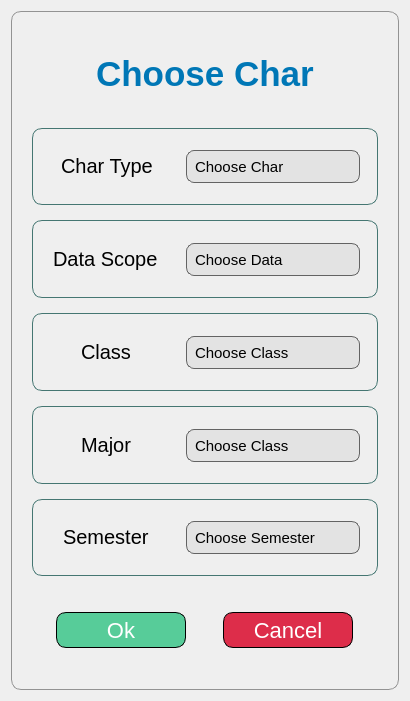
<?xml version="1.0" encoding="UTF-8"?>
<ui version="4.0">
 <class>AddChar</class>
 <widget class="QWidget" name="AddChar">
  <property name="geometry">
   <rect>
    <x>0</x>
    <y>0</y>
    <width>410</width>
    <height>701</height>
   </rect>
  </property>
  <property name="cursor">
   <cursorShape>OpenHandCursor</cursorShape>
  </property>
  <property name="windowTitle">
   <string>Form</string>
  </property>
  <layout class="QGridLayout" name="gridLayout">
   <item row="0" column="0">
    <widget class="QWidget" name="widget" native="true">
     <property name="minimumSize">
      <size>
       <width>100</width>
       <height>0</height>
      </size>
     </property>
     <property name="font">
      <font>
       <weight>75</weight>
       <bold>true</bold>
      </font>
     </property>
     <property name="cursor">
      <cursorShape>ArrowCursor</cursorShape>
     </property>
     <property name="styleSheet">
      <string notr="true">#widget{
background: qlineargradient(
        x1:0, y1:0,
		x2:1, y2:1,
        stop:0 #ade8f4, stop:1 #e4c1f9
    );
border: 1px solid rgb(147, 147, 147);
border-radius: 10px;
}</string>
     </property>
     <layout class="QVBoxLayout" name="verticalLayout">
      <property name="spacing">
       <number>7</number>
      </property>
      <item>
       <widget class="QGroupBox" name="groupBox">
        <property name="minimumSize">
         <size>
          <width>100</width>
          <height>0</height>
         </size>
        </property>
        <property name="styleSheet">
         <string notr="true">border:none;</string>
        </property>
        <property name="title">
         <string/>
        </property>
        <layout class="QVBoxLayout" name="verticalLayout_2">
         <property name="spacing">
          <number>15</number>
         </property>
         <item>
          <widget class="QWidget" name="widget_2" native="true">
           <property name="maximumSize">
            <size>
             <width>16777215</width>
             <height>85</height>
            </size>
           </property>
           <layout class="QVBoxLayout" name="verticalLayout_3">
            <item alignment="Qt::AlignHCenter">
             <widget class="QLabel" name="label">
              <property name="minimumSize">
               <size>
                <width>150</width>
                <height>0</height>
               </size>
              </property>
              <property name="font">
               <font>
                <pointsize>-1</pointsize>
                <weight>75</weight>
                <bold>true</bold>
               </font>
              </property>
              <property name="styleSheet">
               <string notr="true">font-size: 35px;
color: #0077b6</string>
              </property>
              <property name="text">
               <string>Choose Char</string>
              </property>
             </widget>
            </item>
           </layout>
          </widget>
         </item>
         <item>
          <widget class="QWidget" name="widget_3" native="true">
           <property name="minimumSize">
            <size>
             <width>0</width>
             <height>0</height>
            </size>
           </property>
           <property name="maximumSize">
            <size>
             <width>16777215</width>
             <height>85</height>
            </size>
           </property>
           <property name="styleSheet">
            <string notr="true">border: 1px solid rgb(69, 118, 114)10px;
border-radius: 10px</string>
           </property>
           <layout class="QHBoxLayout" name="horizontalLayout">
            <property name="topMargin">
             <number>0</number>
            </property>
            <property name="bottomMargin">
             <number>0</number>
            </property>
            <item>
             <widget class="QFrame" name="frame">
              <property name="maximumSize">
               <size>
                <width>130</width>
                <height>40</height>
               </size>
              </property>
              <property name="styleSheet">
               <string notr="true">border:none;</string>
              </property>
              <property name="frameShape">
               <enum>QFrame::StyledPanel</enum>
              </property>
              <property name="frameShadow">
               <enum>QFrame::Raised</enum>
              </property>
              <layout class="QHBoxLayout" name="horizontalLayout_6">
               <property name="leftMargin">
                <number>11</number>
               </property>
               <property name="topMargin">
                <number>0</number>
               </property>
               <property name="bottomMargin">
                <number>0</number>
               </property>
               <item alignment="Qt::AlignHCenter">
                <widget class="QLabel" name="charType">
                 <property name="minimumSize">
                  <size>
                   <width>0</width>
                   <height>0</height>
                  </size>
                 </property>
                 <property name="styleSheet">
                  <string notr="true">border:none;
font-size: 20px;</string>
                 </property>
                 <property name="text">
                  <string>Char Type</string>
                 </property>
                </widget>
               </item>
              </layout>
             </widget>
            </item>
            <item>
             <widget class="QFrame" name="frame_2">
              <property name="maximumSize">
               <size>
                <width>16777215</width>
                <height>50</height>
               </size>
              </property>
              <property name="styleSheet">
               <string notr="true">border:none;</string>
              </property>
              <property name="frameShape">
               <enum>QFrame::StyledPanel</enum>
              </property>
              <property name="frameShadow">
               <enum>QFrame::Raised</enum>
              </property>
              <layout class="QHBoxLayout" name="horizontalLayout_7">
               <item>
                <widget class="QComboBox" name="chartTypeCB">
                 <property name="minimumSize">
                  <size>
                   <width>0</width>
                   <height>33</height>
                  </size>
                 </property>
                 <property name="styleSheet">
                  <string notr="true">#chartTypeCB{
border-radius: 8px;
font-size: 15px;
padding-left: 8px;
border: 1px solid rgb(99, 99, 99);
background-color: rgb(227, 227, 227)
}

#chartTypeCB:hover{
	background-color: rgb(206, 206, 206);
}

#chartTypeCB::down-arrow {
    image: url(:/UI/icons/chevron-down.svg);
    width: 14px;
    height: 14px;
}

#chartTypeCB::drop-down {
	border: 0px;
    subcontrol-origin: padding;
    subcontrol-position: top right;
    width: 20px; /* chiều rộng của nút mũi tên */
	padding-right: 2px;
}</string>
                 </property>
                 <property name="editable">
                  <bool>false</bool>
                 </property>
                 <property name="currentText">
                  <string>Choose Char</string>
                 </property>
                 <property name="iconSize">
                  <size>
                   <width>20</width>
                   <height>20</height>
                  </size>
                 </property>
                 <property name="duplicatesEnabled">
                  <bool>false</bool>
                 </property>
                 <property name="frame">
                  <bool>true</bool>
                 </property>
                 <item>
                  <property name="text">
                   <string>Choose Char</string>
                  </property>
                 </item>
                 <item>
                  <property name="text">
                   <string>Column Chart</string>
                  </property>
                 </item>
                 <item>
                  <property name="text">
                   <string>Pie Chart</string>
                  </property>
                 </item>
                 <item>
                  <property name="text">
                   <string>Line Chart</string>
                  </property>
                 </item>
                </widget>
               </item>
              </layout>
             </widget>
            </item>
           </layout>
          </widget>
         </item>
         <item>
          <widget class="QWidget" name="widget_4" native="true">
           <property name="maximumSize">
            <size>
             <width>16777215</width>
             <height>85</height>
            </size>
           </property>
           <property name="styleSheet">
            <string notr="true">border: 1px solid rgb(69, 118, 114)10px;
border-radius: 10px</string>
           </property>
           <layout class="QHBoxLayout" name="horizontalLayout_2">
            <property name="topMargin">
             <number>0</number>
            </property>
            <property name="bottomMargin">
             <number>0</number>
            </property>
            <item>
             <widget class="QFrame" name="frame_3">
              <property name="maximumSize">
               <size>
                <width>130</width>
                <height>40</height>
               </size>
              </property>
              <property name="styleSheet">
               <string notr="true">border:none;</string>
              </property>
              <property name="frameShape">
               <enum>QFrame::StyledPanel</enum>
              </property>
              <property name="frameShadow">
               <enum>QFrame::Raised</enum>
              </property>
              <layout class="QVBoxLayout" name="verticalLayout_4">
               <property name="topMargin">
                <number>0</number>
               </property>
               <property name="bottomMargin">
                <number>0</number>
               </property>
               <item alignment="Qt::AlignHCenter">
                <widget class="QLabel" name="dataScope">
                 <property name="styleSheet">
                  <string notr="true">border:none;
font-size: 20px;</string>
                 </property>
                 <property name="text">
                  <string>Data Scope</string>
                 </property>
                </widget>
               </item>
              </layout>
             </widget>
            </item>
            <item>
             <widget class="QFrame" name="frame_4">
              <property name="maximumSize">
               <size>
                <width>16777215</width>
                <height>50</height>
               </size>
              </property>
              <property name="styleSheet">
               <string notr="true">border:none;</string>
              </property>
              <property name="frameShape">
               <enum>QFrame::StyledPanel</enum>
              </property>
              <property name="frameShadow">
               <enum>QFrame::Raised</enum>
              </property>
              <layout class="QVBoxLayout" name="verticalLayout_5">
               <item>
                <widget class="QComboBox" name="dataScopeCB">
                 <property name="minimumSize">
                  <size>
                   <width>0</width>
                   <height>33</height>
                  </size>
                 </property>
                 <property name="styleSheet">
                  <string notr="true">#dataScopeCB{
border-radius: 8px;
font-size: 15px;
padding-left: 8px;
border: 1px solid rgb(99, 99, 99);
background-color: rgb(227, 227, 227)
}

#dataScopeCB:hover{
	background-color: rgb(206, 206, 206);
}

#dataScopeCB::down-arrow {
    image: url(:/UI/icons/chevron-down.svg);
    width: 14px;
    height: 14px;
}

#dataScopeCB::drop-down {
	border: 0px;
    subcontrol-origin: padding;
    subcontrol-position: top right;
    width: 20px; /* chiều rộng của nút mũi tên */
	padding-right: 2px;
}</string>
                 </property>
                 <property name="editable">
                  <bool>false</bool>
                 </property>
                 <property name="currentText">
                  <string>Choose Data</string>
                 </property>
                 <property name="iconSize">
                  <size>
                   <width>20</width>
                   <height>20</height>
                  </size>
                 </property>
                 <property name="duplicatesEnabled">
                  <bool>false</bool>
                 </property>
                 <property name="frame">
                  <bool>true</bool>
                 </property>
                 <item>
                  <property name="text">
                   <string>Choose Data</string>
                  </property>
                 </item>
                 <item>
                  <property name="text">
                   <string>Whole School</string>
                  </property>
                 </item>
                 <item>
                  <property name="text">
                   <string>Class</string>
                  </property>
                 </item>
                 <item>
                  <property name="text">
                   <string>Semester</string>
                  </property>
                 </item>
                </widget>
               </item>
              </layout>
             </widget>
            </item>
           </layout>
          </widget>
         </item>
         <item>
          <widget class="QWidget" name="widget_5" native="true">
           <property name="minimumSize">
            <size>
             <width>0</width>
             <height>0</height>
            </size>
           </property>
           <property name="maximumSize">
            <size>
             <width>16777215</width>
             <height>85</height>
            </size>
           </property>
           <property name="styleSheet">
            <string notr="true">border: 1px solid rgb(69, 118, 114)10px;
border-radius: 10px</string>
           </property>
           <layout class="QHBoxLayout" name="horizontalLayout_3">
            <property name="topMargin">
             <number>0</number>
            </property>
            <property name="bottomMargin">
             <number>0</number>
            </property>
            <item>
             <widget class="QFrame" name="frame_5">
              <property name="maximumSize">
               <size>
                <width>130</width>
                <height>40</height>
               </size>
              </property>
              <property name="styleSheet">
               <string notr="true">border:none;</string>
              </property>
              <property name="frameShape">
               <enum>QFrame::StyledPanel</enum>
              </property>
              <property name="frameShadow">
               <enum>QFrame::Raised</enum>
              </property>
              <layout class="QVBoxLayout" name="verticalLayout_6">
               <item alignment="Qt::AlignHCenter">
                <widget class="QLabel" name="classType">
                 <property name="styleSheet">
                  <string notr="true">border:none;
font-size: 20px;</string>
                 </property>
                 <property name="text">
                  <string>Class</string>
                 </property>
                </widget>
               </item>
              </layout>
             </widget>
            </item>
            <item>
             <widget class="QFrame" name="frame_6">
              <property name="maximumSize">
               <size>
                <width>16777215</width>
                <height>50</height>
               </size>
              </property>
              <property name="styleSheet">
               <string notr="true">border:none;</string>
              </property>
              <property name="frameShape">
               <enum>QFrame::StyledPanel</enum>
              </property>
              <property name="frameShadow">
               <enum>QFrame::Raised</enum>
              </property>
              <layout class="QVBoxLayout" name="verticalLayout_8">
               <item>
                <widget class="QComboBox" name="classCB">
                 <property name="minimumSize">
                  <size>
                   <width>0</width>
                   <height>33</height>
                  </size>
                 </property>
                 <property name="styleSheet">
                  <string notr="true">#classCB{
border-radius: 8px;
font-size: 15px;
padding-left: 8px;
border: 1px solid rgb(99, 99, 99);
background-color: rgb(227, 227, 227)
}

#classCB:hover{
	background-color: rgb(206, 206, 206);
}

#classCB::down-arrow {
    image: url(:/UI/icons/chevron-down.svg);
    width: 14px;
    height: 14px;
}

#classCB::drop-down {
	border: 0px;
    subcontrol-origin: padding;
    subcontrol-position: top right;
    width: 20px; /* chiều rộng của nút mũi tên */
	padding-right: 2px;
}</string>
                 </property>
                 <property name="editable">
                  <bool>false</bool>
                 </property>
                 <property name="currentText">
                  <string>Choose Class</string>
                 </property>
                 <property name="iconSize">
                  <size>
                   <width>20</width>
                   <height>20</height>
                  </size>
                 </property>
                 <property name="duplicatesEnabled">
                  <bool>false</bool>
                 </property>
                 <property name="frame">
                  <bool>true</bool>
                 </property>
                 <item>
                  <property name="text">
                   <string>Choose Class</string>
                  </property>
                 </item>
                </widget>
               </item>
              </layout>
             </widget>
            </item>
           </layout>
          </widget>
         </item>
         <item>
          <widget class="QWidget" name="widget_8" native="true">
           <property name="maximumSize">
            <size>
             <width>16777215</width>
             <height>85</height>
            </size>
           </property>
           <property name="styleSheet">
            <string notr="true">border: 1px solid rgb(69, 118, 114)10px;
border-radius: 10px</string>
           </property>
           <layout class="QHBoxLayout" name="horizontalLayout_8">
            <item>
             <widget class="QFrame" name="frame_11">
              <property name="maximumSize">
               <size>
                <width>130</width>
                <height>40</height>
               </size>
              </property>
              <property name="styleSheet">
               <string notr="true">border: none;</string>
              </property>
              <property name="frameShape">
               <enum>QFrame::StyledPanel</enum>
              </property>
              <property name="frameShadow">
               <enum>QFrame::Raised</enum>
              </property>
              <layout class="QVBoxLayout" name="verticalLayout_12">
               <item alignment="Qt::AlignHCenter">
                <widget class="QLabel" name="Major">
                 <property name="styleSheet">
                  <string notr="true">border:none;
font-size: 20px;</string>
                 </property>
                 <property name="text">
                  <string>Major</string>
                 </property>
                </widget>
               </item>
              </layout>
             </widget>
            </item>
            <item>
             <widget class="QFrame" name="frame_12">
              <property name="maximumSize">
               <size>
                <width>16777215</width>
                <height>50</height>
               </size>
              </property>
              <property name="styleSheet">
               <string notr="true">border:none;</string>
              </property>
              <property name="frameShape">
               <enum>QFrame::StyledPanel</enum>
              </property>
              <property name="frameShadow">
               <enum>QFrame::Raised</enum>
              </property>
              <layout class="QVBoxLayout" name="verticalLayout_13">
               <item>
                <widget class="QComboBox" name="majorCB">
                 <property name="minimumSize">
                  <size>
                   <width>0</width>
                   <height>33</height>
                  </size>
                 </property>
                 <property name="styleSheet">
                  <string notr="true">#majorCB{
border-radius: 8px;
font-size: 15px;
padding-left: 8px;
border: 1px solid rgb(99, 99, 99);
background-color: rgb(227, 227, 227)
}

#majorCB:hover{
	background-color: rgb(206, 206, 206);
}

#majorCB::down-arrow {
    image: url(:/UI/icons/chevron-down.svg);
    width: 14px;
    height: 14px;
}

#majorCB::drop-down {
	border: 0px;
    subcontrol-origin: padding;
    subcontrol-position: top right;
    width: 20px; /* chiều rộng của nút mũi tên */
	padding-right: 2px;
}</string>
                 </property>
                 <property name="editable">
                  <bool>false</bool>
                 </property>
                 <property name="currentText">
                  <string>Choose Class</string>
                 </property>
                 <property name="iconSize">
                  <size>
                   <width>20</width>
                   <height>20</height>
                  </size>
                 </property>
                 <property name="duplicatesEnabled">
                  <bool>false</bool>
                 </property>
                 <property name="frame">
                  <bool>true</bool>
                 </property>
                 <item>
                  <property name="text">
                   <string>Choose Class</string>
                  </property>
                 </item>
                </widget>
               </item>
              </layout>
             </widget>
            </item>
           </layout>
          </widget>
         </item>
         <item>
          <widget class="QWidget" name="widget_6" native="true">
           <property name="maximumSize">
            <size>
             <width>16777215</width>
             <height>85</height>
            </size>
           </property>
           <property name="styleSheet">
            <string notr="true">border: 1px solid rgb(69, 118, 114)10px;
border-radius: 10px</string>
           </property>
           <layout class="QHBoxLayout" name="horizontalLayout_4">
            <property name="topMargin">
             <number>0</number>
            </property>
            <property name="bottomMargin">
             <number>0</number>
            </property>
            <item>
             <widget class="QFrame" name="frame_7">
              <property name="maximumSize">
               <size>
                <width>130</width>
                <height>40</height>
               </size>
              </property>
              <property name="styleSheet">
               <string notr="true">border:none;</string>
              </property>
              <property name="frameShape">
               <enum>QFrame::StyledPanel</enum>
              </property>
              <property name="frameShadow">
               <enum>QFrame::Raised</enum>
              </property>
              <layout class="QVBoxLayout" name="verticalLayout_7">
               <item alignment="Qt::AlignHCenter">
                <widget class="QLabel" name="student">
                 <property name="styleSheet">
                  <string notr="true">border:none;
font-size: 20px;</string>
                 </property>
                 <property name="text">
                  <string>Semester</string>
                 </property>
                </widget>
               </item>
              </layout>
             </widget>
            </item>
            <item>
             <widget class="QFrame" name="frame_8">
              <property name="maximumSize">
               <size>
                <width>16777215</width>
                <height>50</height>
               </size>
              </property>
              <property name="styleSheet">
               <string notr="true">border:none;</string>
              </property>
              <property name="frameShape">
               <enum>QFrame::StyledPanel</enum>
              </property>
              <property name="frameShadow">
               <enum>QFrame::Raised</enum>
              </property>
              <layout class="QVBoxLayout" name="verticalLayout_9">
               <item>
                <widget class="QComboBox" name="studentCB">
                 <property name="minimumSize">
                  <size>
                   <width>0</width>
                   <height>33</height>
                  </size>
                 </property>
                 <property name="styleSheet">
                  <string notr="true">#studentCB{
border-radius: 8px;
font-size: 15px;
padding-left: 8px;
border: 1px solid rgb(99, 99, 99);
background-color: rgb(227, 227, 227)
}

#studentCB:hover{
	background-color: rgb(206, 206, 206);
}

#studentCB::down-arrow {
    image: url(:/UI/icons/chevron-down.svg);
    width: 14px;
    height: 14px;
}

#studentCB::drop-down {
	border: 0px;
    subcontrol-origin: padding;
    subcontrol-position: top right;
    width: 20px; /* chiều rộng của nút mũi tên */
	padding-right: 2px;
}</string>
                 </property>
                 <property name="editable">
                  <bool>false</bool>
                 </property>
                 <property name="currentText">
                  <string>Choose Semester</string>
                 </property>
                 <property name="iconSize">
                  <size>
                   <width>20</width>
                   <height>20</height>
                  </size>
                 </property>
                 <property name="duplicatesEnabled">
                  <bool>false</bool>
                 </property>
                 <property name="frame">
                  <bool>true</bool>
                 </property>
                 <item>
                  <property name="text">
                   <string>Choose Semester</string>
                  </property>
                 </item>
                </widget>
               </item>
              </layout>
             </widget>
            </item>
           </layout>
          </widget>
         </item>
         <item>
          <widget class="QWidget" name="widget_7" native="true">
           <property name="styleSheet">
            <string notr="true">border: none;</string>
           </property>
           <layout class="QHBoxLayout" name="horizontalLayout_5">
            <item alignment="Qt::AlignHCenter">
             <widget class="QFrame" name="frame_9">
              <property name="minimumSize">
               <size>
                <width>135</width>
                <height>0</height>
               </size>
              </property>
              <property name="maximumSize">
               <size>
                <width>16777215</width>
                <height>16777215</height>
               </size>
              </property>
              <property name="styleSheet">
               <string notr="true">border: none</string>
              </property>
              <property name="frameShape">
               <enum>QFrame::StyledPanel</enum>
              </property>
              <property name="frameShadow">
               <enum>QFrame::Raised</enum>
              </property>
              <layout class="QVBoxLayout" name="verticalLayout_10">
               <item>
                <widget class="QPushButton" name="okBtn">
                 <property name="minimumSize">
                  <size>
                   <width>130</width>
                   <height>36</height>
                  </size>
                 </property>
                 <property name="maximumSize">
                  <size>
                   <width>16777215</width>
                   <height>16777215</height>
                  </size>
                 </property>
                 <property name="styleSheet">
                  <string notr="true">#okBtn{
font-size: 22px;
border: 1px solid rgb(0, 0, 0);
background-color: #57cc99;
color: rgb(255, 255, 255);
border-radius: 10px
}

#okBtn:hover{
	background-color: rgb(147, 147, 147);
}</string>
                 </property>
                 <property name="text">
                  <string>Ok</string>
                 </property>
                 <property name="icon">
                  <iconset>
                   <normaloff>../icons/check.svg</normaloff>../icons/check.svg</iconset>
                 </property>
                 <property name="iconSize">
                  <size>
                   <width>25</width>
                   <height>25</height>
                  </size>
                 </property>
                </widget>
               </item>
              </layout>
             </widget>
            </item>
            <item alignment="Qt::AlignHCenter">
             <widget class="QFrame" name="frame_10">
              <property name="styleSheet">
               <string notr="true">border: none</string>
              </property>
              <property name="frameShape">
               <enum>QFrame::StyledPanel</enum>
              </property>
              <property name="frameShadow">
               <enum>QFrame::Raised</enum>
              </property>
              <layout class="QVBoxLayout" name="verticalLayout_11">
               <item alignment="Qt::AlignHCenter">
                <widget class="QPushButton" name="cancelBtn">
                 <property name="minimumSize">
                  <size>
                   <width>130</width>
                   <height>36</height>
                  </size>
                 </property>
                 <property name="styleSheet">
                  <string notr="true">#cancelBtn{
font-size: 22px;
border: 1px solid rgb(0, 0, 0);
background-color: #dd2d4a;
color: rgb(255, 255, 255);
border-radius: 10px
}

#cancelBtn:hover{
	background-color: rgb(147, 147, 147);
}</string>
                 </property>
                 <property name="text">
                  <string>Cancel</string>
                 </property>
                 <property name="icon">
                  <iconset>
                   <normaloff>../icons/close-outline.svg</normaloff>../icons/close-outline.svg</iconset>
                 </property>
                 <property name="iconSize">
                  <size>
                   <width>25</width>
                   <height>25</height>
                  </size>
                 </property>
                </widget>
               </item>
              </layout>
             </widget>
            </item>
           </layout>
          </widget>
         </item>
        </layout>
       </widget>
      </item>
     </layout>
    </widget>
   </item>
  </layout>
 </widget>
 <resources>
  <include location="../../resources/resources.qrc"/>
 </resources>
 <connections/>
</ui>
